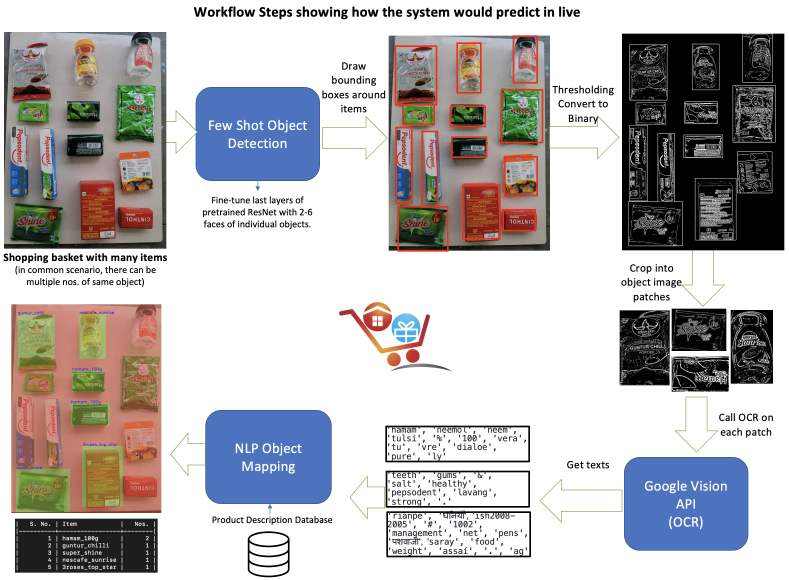
#> input picture non_fnv/workflow.png, 2366 x 1740 px (shown at 1/3 size)
$ python -i cv2_utils.py   (imports and definitions only)   (older library calls are emulated)
#> lines starting #> are read from the running program, lines starting #| are printed output that depends on the picture; after the words box and inside, x2 and y2 are one past the last pixel; in counts of white or black regions, pixels touching at a corner belong together
import cv2
from PIL import Image
import numpy as np

def resize_img(img_rgb, new_height = 2048.):
    length_x, width_y, _ = img_rgb.shape
    factor = min(1, float(new_height / length_x))
    size = int(factor * width_y), int(factor * length_x)
    # resize image
    img_rgb_resized = cv2.resize(img_rgb, size, Image.ANTIALIAS)
    # cv2.imshow('after plotting boxes', img_rgb_resized)
    # cv2.waitKey()
    return img_rgb_resized

def inflate_boxes(boxes, original_size, new_height):
    height, width = original_size
    # new_height = 2048. #120.
    factor = height / new_height
    return (boxes * factor).astype(int)

def read_img(image_file, color = True):
    #Load image by Opencv2
    img = cv2.imread(image_file)
    img_rgb = cv2.cvtColor(img, cv2.COLOR_BGR2RGB)
    # [5 lines of commented-out code are left out]
    return img_rgb #_resized

def resize_gray_img(img_gray, new_height = 2048):
    length_x, width_y = img_gray.shape
    factor = min(1, float(new_height / length_x))
    size = int(factor * width_y), int(factor * length_x)
    # resize image
    img_rgb_resized = cv2.resize(img_gray, size, Image.ANTIALIAS)
    return img_rgb_resized

def preprocess(img):
    img = cv2.cvtColor(img, cv2.COLOR_RGB2GRAY)
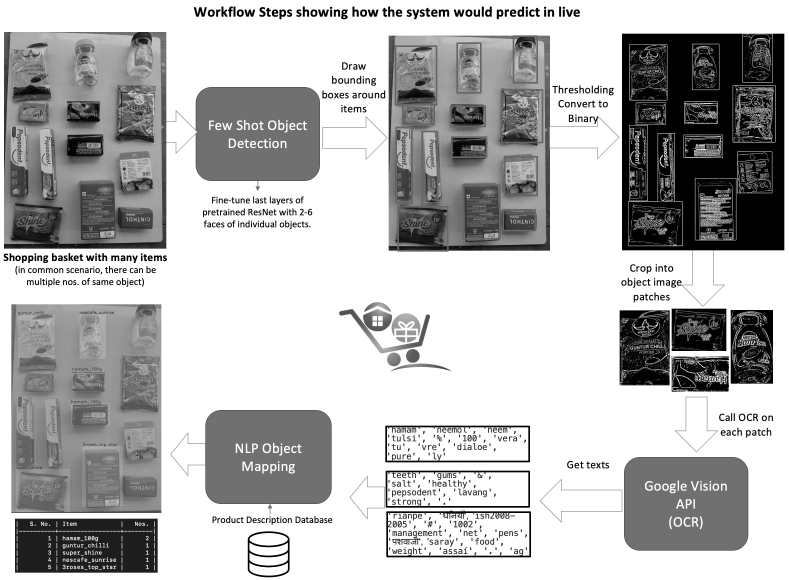
#> img: shape (1740, 2366) (shown at 1/3 size); min 0, max 255, mean 183.6
    filtered = cv2.adaptiveThreshold(img.astype(np.uint8), 255, cv2.ADAPTIVE_THRESH_MEAN_C, cv2.THRESH_BINARY, 9, 41)
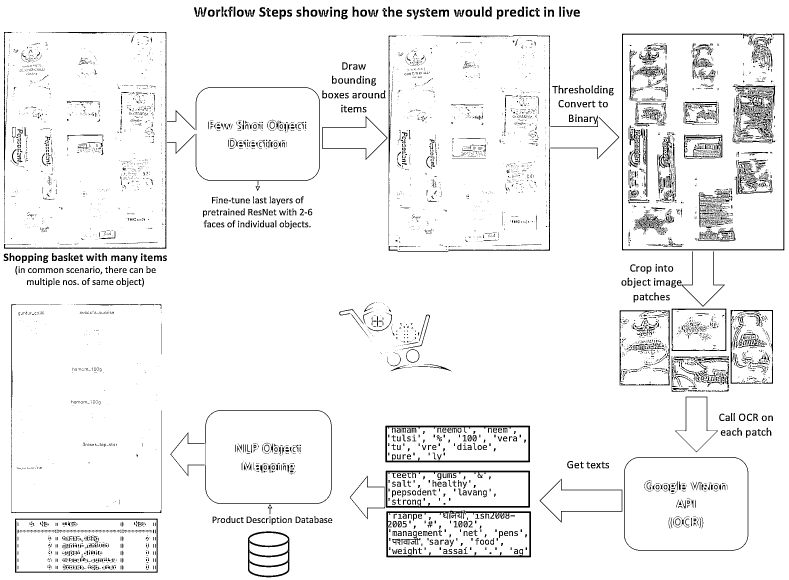
#> filtered: shape (1740, 2366) (shown at 1/3 size); 94.7% white; 7230 black regions (5633 under 20 px), largest, box (x1, y1, x2, y2) and area: (1159, 1531, 1593, 1672) 6784, (1866, 101, 2353, 751) 6523, (1156, 1277, 1590, 1387) 5748
    kernel = np.ones((1, 1), np.uint8)
    opening = cv2.morphologyEx(filtered, cv2.MORPH_OPEN, kernel)
    closing = cv2.morphologyEx(opening, cv2.MORPH_CLOSE, kernel)
    # img = image_smoothening(img)
    img = cv2.medianBlur(img,5)
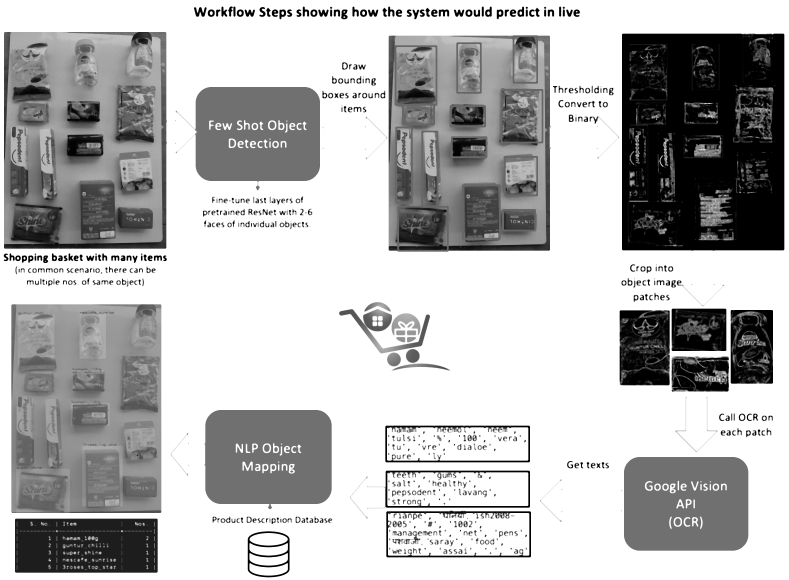
#> img: shape (1740, 2366) (shown at 1/3 size); min 0, max 255, mean 183
    or_image = cv2.bitwise_or(img, filtered) #closing
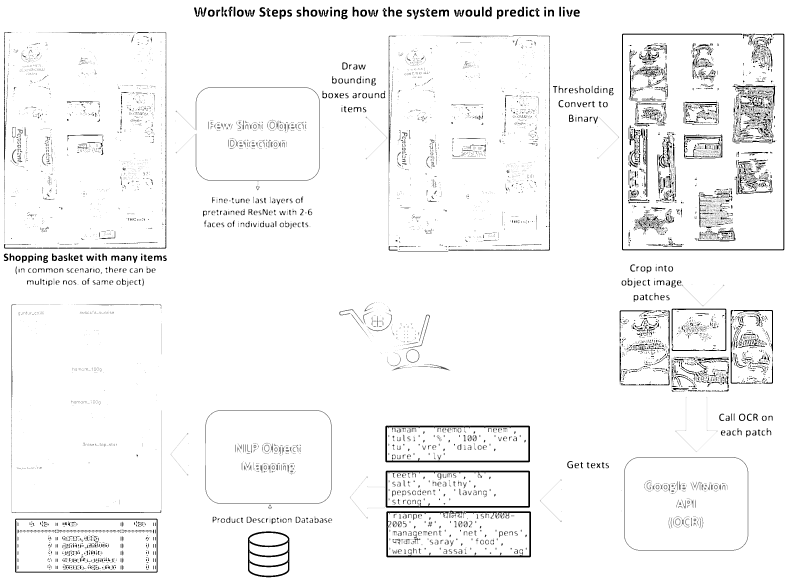
#> or_image: shape (1740, 2366) (shown at 1/3 size); min 0, max 255, mean 245.1
    return or_image

>>> import cv2
>>> picture = cv2.cvtColor(cv2.imread('workflow.png'), cv2.COLOR_BGR2RGB)
>>> result = preprocess(picture)
